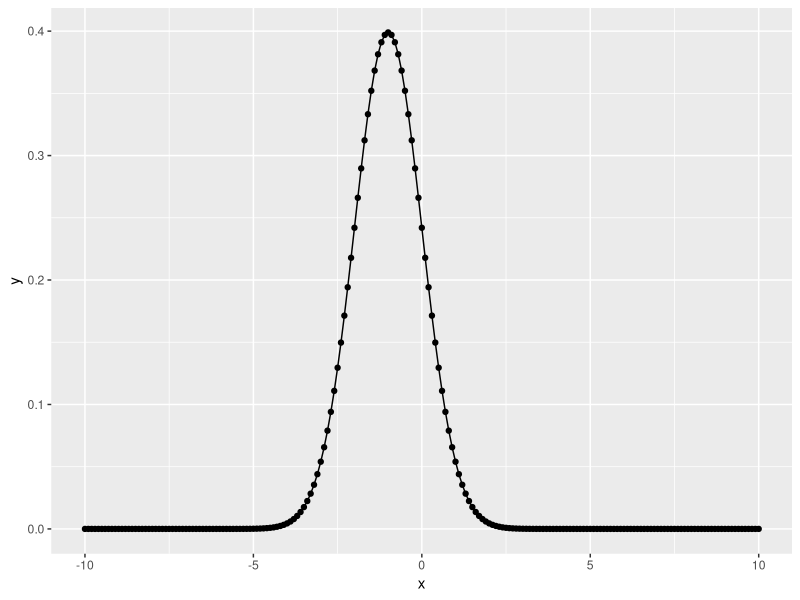
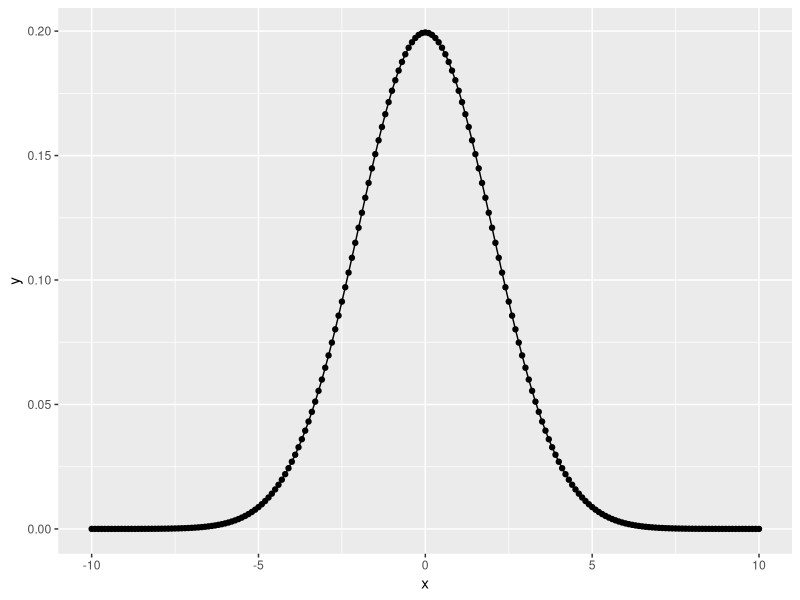
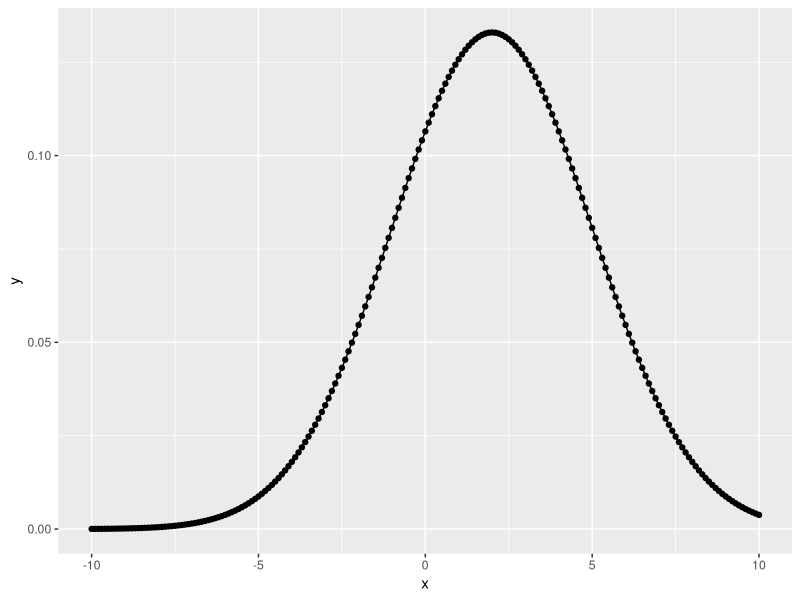
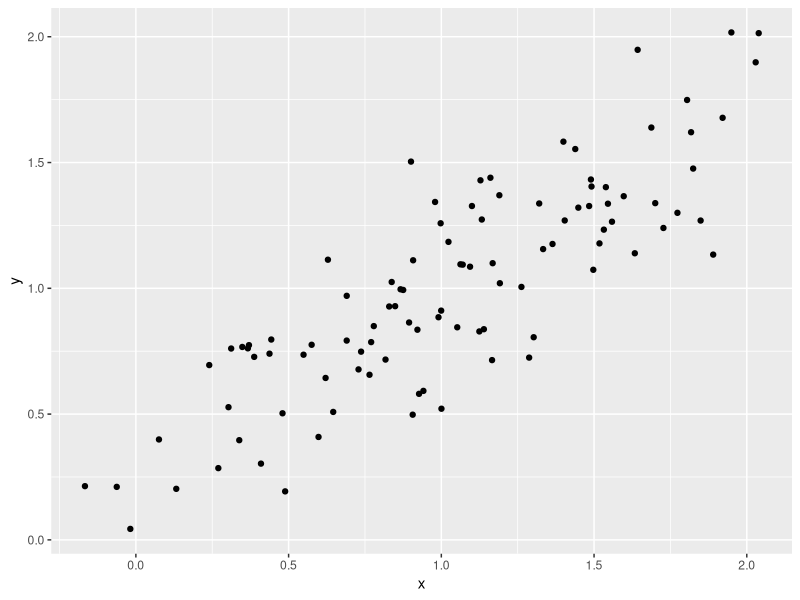
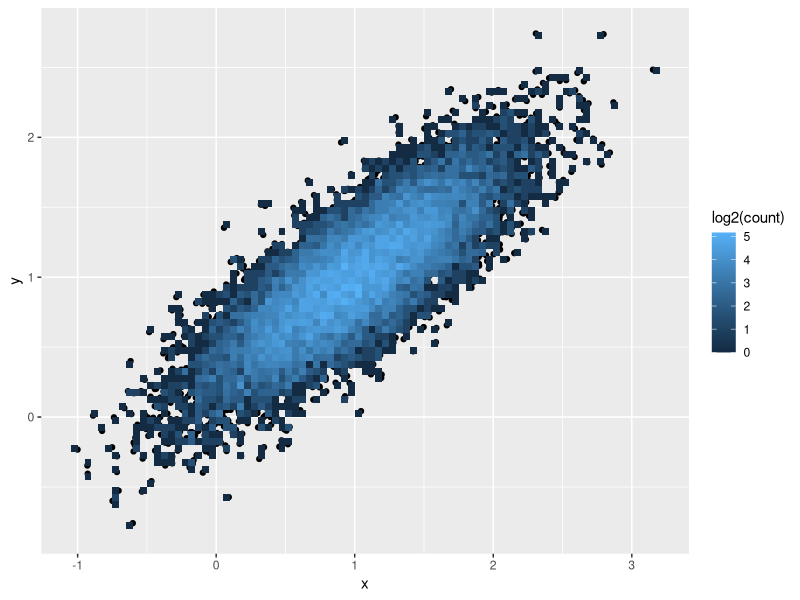
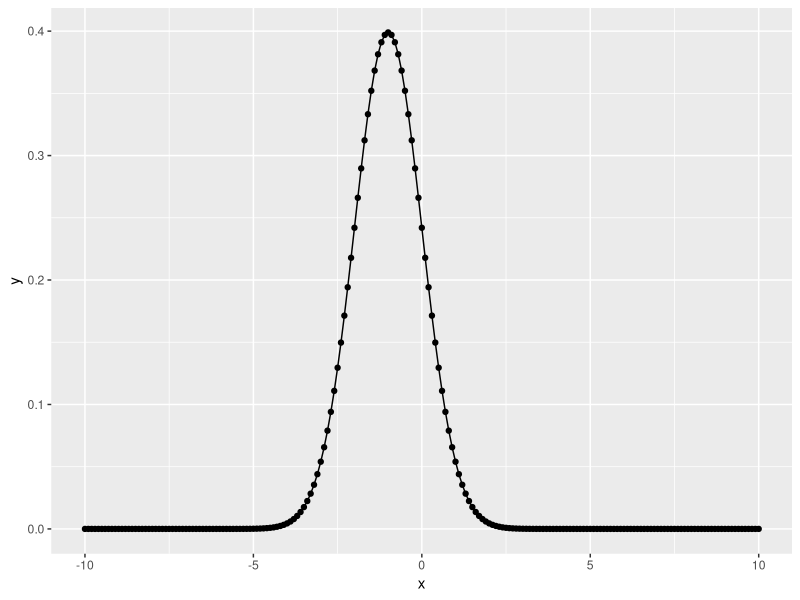
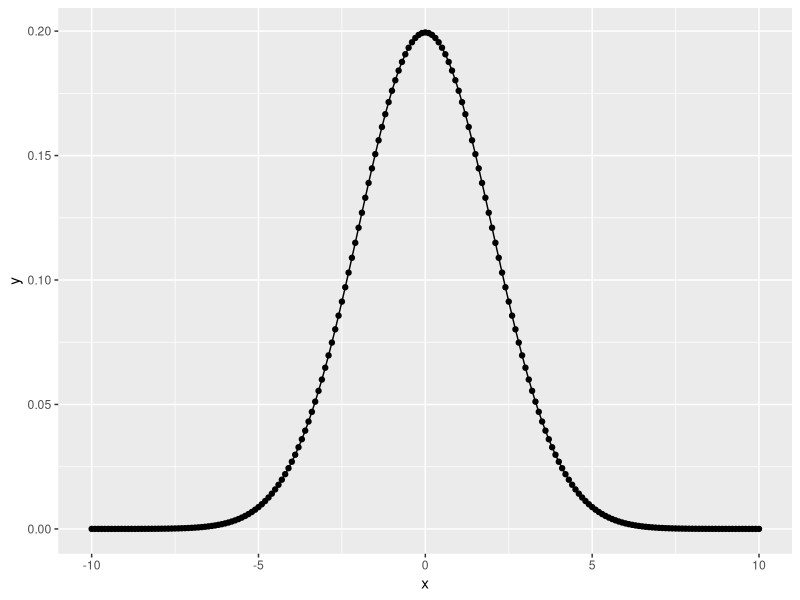
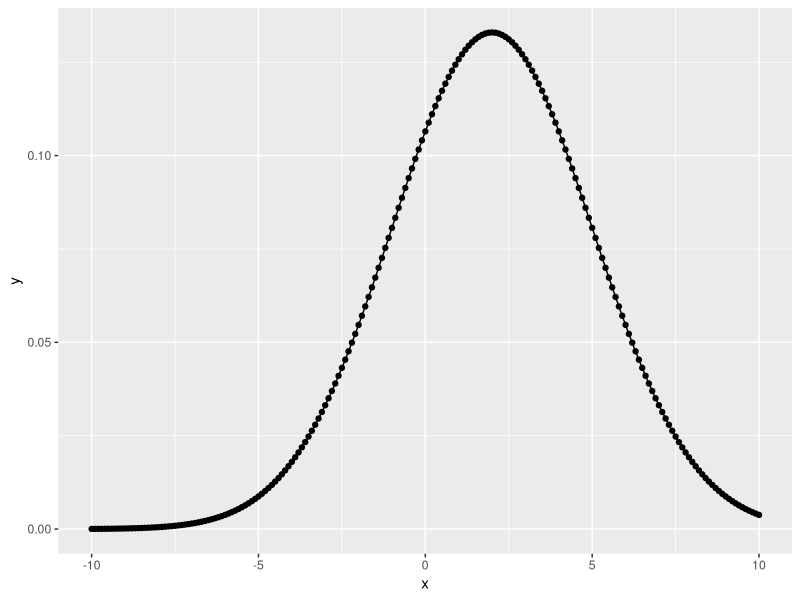

The R script that drew these images, in order: (Note: this script raises an error after producing the figures.)
require(ggplot2)
setwd(".")
#q1: plot gaussian dist with mu,sigma=(-1,1),(0,2),(2,3)
#plotGauss<-function(x,mu,sig) #functionally equivalent to dnorm in the special case of 1 dimension. 
#{
#  factor<-1/(sig*2*pi)
#  exponent<-((x-mu)^2)/(2*sig^2)
#  r<-factor*exp(-exponent)
#  return(r)
#}
x<-seq(-10,10,0.1)
a<-sapply(x,dnorm,-1,1)
b<-sapply(x,dnorm,0,2)
c<-sapply(x,dnorm,2,3)
qplot(x,a)+geom_line()+ylab("y") #gaussian with (-1,1)
ggsave(filename="1dgauss11.pdf")
qplot(x,b)+geom_line()+ylab("y") #gaussian with (0,2)
ggsave(filename="1dgauss02.pdf")
qplot(x,c)+geom_line()+ylab("y") #gaussian with (2,3)
ggsave(filename="1dgauss23.pdf")

#q2: make a 2d-gaussian with N=100
N=100
twoDgauss<-function(N,mu,sig11,sig12,sig21,sig22){
  #assumes mean is (mu,mu)
  z<-matrix(c(rnorm(N*2)),2,N)
  mu<-matrix(replicate(N,mu),2,N)
  sigma<-matrix(c(sig11,sig12,sig21,sig22),2,2)
  L<-t(chol(sigma))
  y<-mu+(L%*%z)
  return(y)
}
y<-twoDgauss(N=N,mu=1,sig11=0.3,sig12=0.2,sig21=0.2,sig22=0.2)
y10k<-twoDgauss(N=10000,mu=1,sig11=0.3,sig12=0.2,sig21=0.2,sig22=0.2)
qplot(y[1,],y[2,])+xlab("x")+ylab("y")
ggsave(filename="2dgauss100.pdf")
qplot(y10k[1,],y10k[2,])+geom_bin2d(aes(fill=log2(..count..)),binwidth=c(0.05,0.05))+xlab("x")+ylab("y")
ggsave(filename="2dgauss10k.pdf")

#q3: estimate muML and sigmaML

#method one
muML<-matrix(c(mean(y[1,]),mean(y[2,])),2)
sigma1<-function(x,mu){
(x-mu)%*%t((x-mu))
}
sigmaAll<-apply(y,2,sigma1,muML) #estimate all covariance matrices
sigma<-matrix(apply(sigmaAll,1,sum)/N,2,2) #add covariance matrices and normalize them

#method two
mu1=replicate(N,muML[1,]) #ugly way to add mu piecewise to a matrix
mu2=replicate(N,muML[2,])
mlsigma<-function(x1,x2,mu,N){ #estimate single element of covar matrix
  (1/N)*(sum(matrix((x1-mu),1,100)%*%t(matrix((x2-mu),1,100))))
}
sigma<-matrix(c(mlsigma(y[1,],y[1,],mu1,N),mlsigma(y[1,],y[2,],mu1,N),mlsigma(y[2,],y[1,],mu1,N),mlsigma(y[2,],y[2,],mu1,N)),2,2)
qplot(y[1,],y[2,])+geom_point(aes(color="red",x=muML[1],y=muML[2]))+geom_point(aes(color="blue",x=1,y=1))+xlab("x")+ylab("y")+opts(legend.position="none")
ggsave(filename="2dmuml.pdf")

#q1.5: estimate p(x1) and p(x2)

#p(x1):
qplot(y[1,],binwidth=abs((range(y[1,])[2]-range(y[1,])[1])/100))
qplot(y[1,],binwidth=abs((range(y[1,])[2]-range(y[1,])[1])/50))
qplot(y[1,],binwidth=abs((range(y[1,])[2]-range(y[1,])[1])/30))
qplot(y[1,],binwidth=abs((range(y[1,])[2]-range(y[1,])[1])/20))
qplot(y[1,],binwidth=abs((range(y[1,])[2]-range(y[1,])[1])/15))
qplot(y[1,],binwidth=abs((range(y[1,])[2]-range(y[1,])[1])/10))
qplot(y[1,],binwidth=abs((range(y[1,])[2]-range(y[1,])[1])/5))
qplot(y[1,],binwidth=abs((range(y[1,])[2]-range(y[1,])[1])/1))

qplot(y[1,],binwidth=abs((range(y[1,])[2]-range(y[1,])[1])/100))+xlab("marginal distribution p(x1)")+ylab("probability density estimate")+opts(legend.position="none")
ggsave(filename="px1hist100.pdf")
qplot(y[1,],binwidth=abs((range(y[1,])[2]-range(y[1,])[1])/75))+xlab("marginal distribution p(x1)")+ylab("probability density estimate")+opts(legend.position="none")
ggsave(filename="px1hist75.pdf")
qplot(y[1,],binwidth=abs((range(y[1,])[2]-range(y[1,])[1])/50))+xlab("marginal distribution p(x1)")+ylab("probability density estimate")+opts(legend.position="none")
ggsave(filename="px1hist50.pdf")
qplot(y[1,],binwidth=abs((range(y[1,])[2]-range(y[1,])[1])/25))+xlab("marginal distribution p(x1)")+ylab("probability density estimate")+opts(legend.position="none")
ggsave(filename="px1hist25.pdf")
qplot(y[1,],binwidth=abs((range(y[1,])[2]-range(y[1,])[1])/10))+xlab("marginal distribution p(x1)")+ylab("probability density estimate")+opts(legend.position="none")
ggsave(filename="px1hist10.pdf")
qplot(y[1,],binwidth=abs((range(y[1,])[2]-range(y[1,])[1])/5))+xlab("marginal distribution p(x1)")+ylab("probability density estimate")+opts(legend.position="none")
ggsave(filename="px1hist5.pdf")


#p(x2)
qplot(y[2,],binwidth=abs((range(y[2,])[2]-range(y[2,])[1])/100))
qplot(y[2,],binwidth=abs((range(y[2,])[2]-range(y[2,])[1])/50))
qplot(y[2,],binwidth=abs((range(y[2,])[2]-range(y[2,])[1])/30))
qplot(y[2,],binwidth=abs((range(y[2,])[2]-range(y[2,])[1])/20))
qplot(y[2,],binwidth=abs((range(y[2,])[2]-range(y[2,])[1])/15))
qplot(y[2,],binwidth=abs((range(y[2,])[2]-range(y[2,])[1])/10))
qplot(y[2,],binwidth=abs((range(y[2,])[2]-range(y[2,])[1])/5))
qplot(y[2,],binwidth=abs((range(y[2,])[2]-range(y[2,])[1])/2))

qplot(y[2,],binwidth=abs((range(y[2,])[2]-range(y[2,])[1])/100))+xlab("marginal distribution p(x2)")+ylab("probability density estimate")+opts(legend.position="none")
ggsave(filename="px2hist100.pdf")
qplot(y[2,],binwidth=abs((range(y[2,])[2]-range(y[2,])[1])/75))+xlab("marginal distribution p(x2)")+ylab("probability density estimate")+opts(legend.position="none")
ggsave(filename="px2hist75.pdf")
qplot(y[2,],binwidth=abs((range(y[2,])[2]-range(y[2,])[1])/50))+xlab("marginal distribution p(x2)")+ylab("probability density estimate")+opts(legend.position="none")
ggsave(filename="px2hist50.pdf")
qplot(y[2,],binwidth=abs((range(y[2,])[2]-range(y[2,])[1])/25))+xlab("marginal distribution p(x2)")+ylab("probability density estimate")+opts(legend.position="none")
ggsave(filename="px2hist25.pdf")
qplot(y[2,],binwidth=abs((range(y[2,])[2]-range(y[2,])[1])/10))+xlab("marginal distribution p(x2)")+ylab("probability density estimate")+opts(legend.position="none")
ggsave(filename="px2hist10.pdf")
qplot(y[2,],binwidth=abs((range(y[2,])[2]-range(y[2,])[1])/5))+xlab("marginal distribution p(x2)")+ylab("probability density estimate")+opts(legend.position="none")
ggsave(filename="px2hist5.pdf")

#q1.6
#marginal distr. p(x1)=N(mu1,sig11)
qplot(y[1,],binwidth=abs((range(y[1,])[2]-range(y[1,])[1])/18))+geom_line(aes(y=sapply(X=seq(-1,3,length.out=100),FUN=dnorm,mean=1,sd=0.3)*20,x=seq(-1,3,length.out=100)),color="red")+xlab("marginal distribution p(x2)")+ylab("probability density estimate")+opts(legend.position="none")
ggsave(filename="px1histanal.pdf")

#q1.7
require(gplots)
N=100
y<-twoDgauss(N=N,mu=1,sig11=0.3,sig12=0.2,sig21=0.2,sig22=0.2)
pdf('twodhist1.pdf')
hist2d(y[1,],y[2,],nbins=c(10,10))
dev.off()
pdf('twodhist2.pdf')
hist2d(y[1,],y[2,],nbins=c(15,15))
dev.off()
pdf('twodhist3.pdf')
hist2d(y[1,],y[2,],nbins=c(20,20))
dev.off()
qplot(y[1,],y[2,])+geom_bin2d(aes(fill=log2(..count..)),binwidth=c(0.05,0.05))

N=1000
y<-twoDgauss(N=N,mu=1,sig11=0.3,sig12=0.2,sig21=0.2,sig22=0.2)
pdf('twodhist4.pdf')
hist2d(y[1,],y[2,],nbins=c(10,10))
dev.off()
pdf('twodhist5.pdf')
hist2d(y[1,],y[2,],nbins=c(15,15))
dev.off()
pdf('twodhist6.pdf')
hist2d(y[1,],y[2,],nbins=c(20,20))
dev.off()
qplot(y[1,],y[2,])+geom_bin2d(aes(fill=log2(..count..)),binwidth=c(0.05,0.05))

N=10000
y<-twoDgauss(N=N,mu=1,sig11=0.3,sig12=0.2,sig21=0.2,sig22=0.2)
pdf('twodhist7.pdf')
hist2d(y[1,],y[2,],nbins=c(10,10))
dev.off()
pdf('twodhist8.pdf')
hist2d(y[1,],y[2,],nbins=c(15,15))
dev.off()
pdf('twodhist9.pdf')
hist2d(y[1,],y[2,],nbins=c(20,20))
dev.off()
qplot(y[1,],y[2,])+geom_bin2d(aes(fill=log2(..count..)),binwidth=c(0.05,0.05))

#q1.8 sample from exp dist.
expont<-function(y,lambda){
  return(lambda*exp(-lambda*y))
}
hy<-function(z,lambda){
  return((-1/lambda)*log(1-z))
}

createLists<-function(N){ 
listExpont<-sapply(seq(0,2,length.out=N),expont,3)
listHy<-sapply(seq(0,1,length.out=N),hy,3)
return(cbind(listExpont,listHy))
}

qplot(x=createLists(1000)[,1],y=seq(0,1,length.out=1000),geom="line") #1000 samples. exp(y)
qplot(x=createLists(1000)[,2],y=seq(0,1,length.out=1000),geom="line") #1000 samples. h(y)
qplot(x=createLists(100)[,1],y=seq(0,1,length.out=100),geom="line") #100 samples. exp(y)
qplot(x=createLists(100)[,2],y=seq(0,1,length.out=100),geom="line") #100 samples. h(y)
qplot(x=createLists(10)[,1],y=seq(0,1,length.out=10),geom="line") #10 samples. exp(y)
qplot(x=createLists(10)[,2],y=seq(0,1,length.out=10),geom="line") #10 samples. h(y)

N=100 #100 samples
listExpont<-sapply(seq(0,2,length.out=N),expont,3)
listHy<-sapply(seq(0,1,length.out=N),hy,3)
qplot(listExpont,seq(0,1,length.out=N),geom="line")
qplot(listHy,seq(0,1,length.out=N),geom="line")

N=10 #10 samples
listExpont<-sapply(seq(0,2,length.out=N),expont,3)
listHy<-sapply(seq(0,0.1,length.out=N),hy,3)
qplot(listExpont,seq(0,2,length.out=N),geom="line")
qplot(listHy,seq(0,1,length.out=N),geom="line")

qplot(listExpont1000,seq(0,2,length.out=N),geom="line")
qplot(listHy1000,seq(0,0.999,length.out=N),geom="line")

getmeans<-function(N){
  mean(sapply(runif(N),hy,3))
}
means1<-sapply(seq(10,10,length.out=1000),getmeans)
means2<-sapply(seq(100,100,length.out=1000),getmeans)
means3<-sapply(seq(1000,1000,length.out=1000),getmeans)
pdf('qqplot1.pdf')
qqnorm(means1)
dev.off()

pdf('qqplot2.pdf')
qqnorm(means2)
dev.off()

pdf('qqplot3.pdf')
qqnorm(means3)
dev.off()

qplot(means1)
ggsave(filename='normeans1.pdf')
qplot(means2)
ggsave(filename='normeans2.pdf')
qplot(means3)+xlab('mu')
ggsave(filename='normeans3.pdf')

qplot(c(10,100,1000),c(sd(means1),sd(means2),sd(means3)))
qplot(c(log10(10),log10(100),log10(1000)),c(sd(means1),sd(means2),sd(means3)))

qplot(c(10,100,1000),c(mad(means1),mad(means2),mad(means3)))+xlab('L')+ylab('mean absolute deviation')
ggsave(filename='deviation.pdf')
qplot(c(log10(10),log10(100),log10(1000)),c(abs(1/3-mean(means1)),abs(1/3-mean(means2)),abs(1/3-mean(means3))))

# straight line transformation
qplot(c(10,100,1000),c(1/(mad(means1)^2),1/(mad(means2)^2),1/(mad(means3)^2)))+geom_line(color="red")+xlab('L')+ylab('1/(mean absolute deviation)^2')
ggsave(filename='madstraight.pdf')

require(pixmap)
kande1 = read.pnm("./images/kande1.pnm")
# pixel specifications:
tll = c(150, 328)  # training: lower left
tur = c(330, 264)  # training: upper right

## Show image and regions

#plot(kande1)
rect(xleft = tll[1], ybottom = 640 - tll[2], xright = tur[1], ytop= 640 - tur[2]) 
text(tll[1] + 25, 640 - tur[2] + 15, labels= "train")


# we subtract from 640 because the plot has origo at lower left corner, now. Don't worry about the subtractions and additions to the x and y parameters to the text-method. These are only there to position the text labels correctly.

## Extract regions
train.set = kande1[tur[2]:tll[2], tll[1]:tur[1]]
train = NULL
train$red = as.vector(getChannels(train.set,"red"))
train$green = as.vector(getChannels(train.set,"green"))
train$blue = as.vector(getChannels(train.set,"blue"))
train = as.data.frame(train)
means<-c(mean(train$red),mean(train$green),mean(train$blue))
rownames(means)<-c("red","green","blue")
N<-nrow(train)

sigML<- (1/N)*as.matrix(t(train)-means)%*%t((as.matrix(t(train)-means))) # calculate covar
norm3d <-function(x, mu, sigma){
  a<-(1/((2*pi)^(3/2)))*(1/sqrt(det(sigma)))  
  b<-exp(  -.5*(t(x-mu)) %*% (solve(sigma) %*% (x-mu) ) )
  return(a*b)
}
RGB = getChannels(kande1)
norm3d(c(0.95,0,0),means,sigML)

prob<-apply(RGB,c(1,2),norm3d,means,sigML) 
png('pitcher.png')
plot(pixmapGrey(prob)) 
dev.off()
probDnorm<-dnorm(RGB,mean=means,sd=sqrt(sigML))
plot(pixmapGrey(probDnorm)) #I'm pretty sure this is wrong. leaving it here for posterity
#1.10
#creating a data frame to contain the weights. rowIndex=(1,2,3...640,1,2,3,..640) 480 times in total, colIndex=(1,1,1...1,2,2,2...2...,480,480,480) 640 times in total
prob_vector <- as.vector(prob)
rowIndex<-as.vector(replicate(480,seq(1,640)))
colIndex<-as.vector(sapply(seq(1,480),replicate,n=640))
frame<-data.frame(rowIndex,colIndex,prob_vector) #length(frame)==640*480*3==length(rowIndex)*3 ; first third represents red pixels, second third green pixels, and third third represents blue pixels
Z=sum(prob_vector)
# q_row*[p(x_q_row|mu_rgb,sigma_rgb)]
q_hat_r<-1/Z * sum(  frame$prob_vector * frame$rowIndex  )
q_hat_c<-1/Z * sum(  frame$prob_vector * frame$colIndex  )
png('centerOfMass.png')
plot(pixmapGrey(prob))
points(q_hat_c,q_hat_r,col="red")
dev.off()
#not very accurate... :/

spatial_covariance<-function(mat,q_hat){
    q<-mat[1:2]
    prob<-mat[3]
    (q-q_hat) %*% t(q-q_hat) * as.numeric(prob)
}
q_hat<-c(q_hat_r,q_hat_c)
neo<-as.matrix(frame)
spatial_covariance(neo[1,],q_hat)
all_covariances<-apply(neo,1,spatial_covariance,q_hat) #returns a matrix for every row of neo
the_one_covariance<-matrix(apply(all_covariances,1,sum),2)/Z #sums all of them and normalzies 

plot_results <- function( prob_map, mu, Sigma, npoints = 100 ){
# plot_contour(prob_im,centroid,covariance): plot the centroid and the
# contours of the corresponding gaussian on top of the model
# probabability map
#
#
# centroid, and the contours of the probability map (prob_map)
# prob_map: a M x N data matrix
# centroid: 2 x 1 vector
# covariance: 2 x 2 matrix

dx <- seq( 1, dim( prob_map )[1], length.out = npoints )
dy <- seq( 1, dim( prob_map )[2], length.out = npoints )
gr <- list( x = outer( dy*0, dx, FUN = '+' ), y = outer( dy, dx*0, FUN = '+' ) )

C <- chol( Sigma )
iSigma <- chol2inv( C )
Z <- 1/( 2*pi*sqrt( prod( diag( C ) ) ) )

dens <- rep( 0, prod( dim( gr$x ) ) )
for( i in 1:prod( dim( gr$x ) ) )
	dens[i] <- exp( -0.5*t( c( gr$x[i], gr$y[i] ) - mu )%*%iSigma%*%( c( gr$x[i], gr$y[i] ) - mu ) )
dev.new()
png('spat.png')
image( 1:dim( prob_map )[1], 1:dim( prob_map )[2], prob_map, xlab = "x", ylab = "y" )
points( Sigma[1], Sigma[2], cex = 2 )
contour( dx, dy, matrix( dens, nrow = length( dx ), ncol = length( dy ), byrow = TRUE ), add = TRUE )
dev.off()
}
plot_results(prob,q_hat,the_one_covariance) 


#11
kande2 = read.pnm("./images/kande2.pnm")
RGB2=getChannels(kande2)
png('newMap.png')
plot(pixmapGrey(apply(RGB2,c(1,2),norm3d,means,sigML) ))
dev.off()
